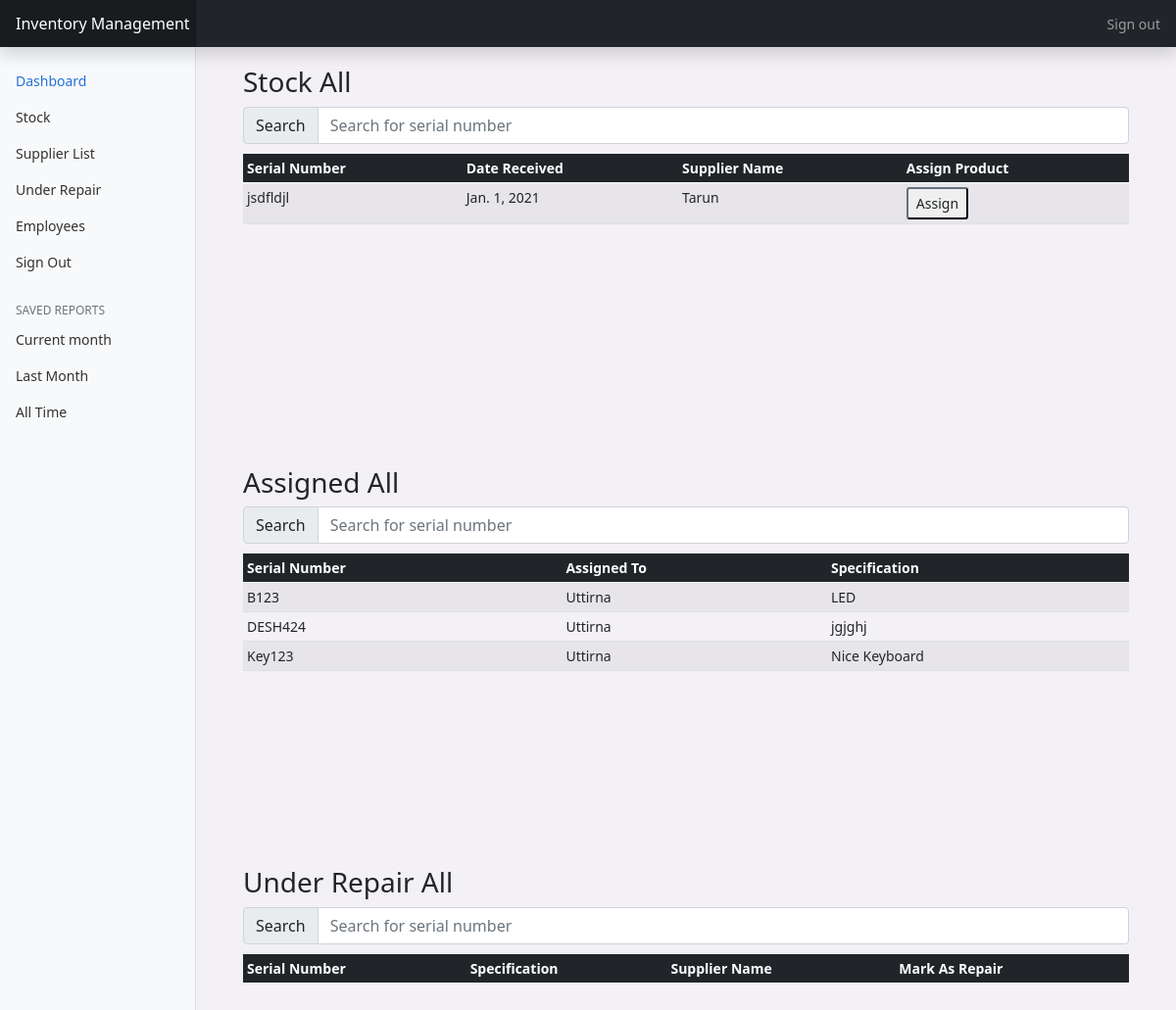
Before: /products/all (signed in) with the older database file.
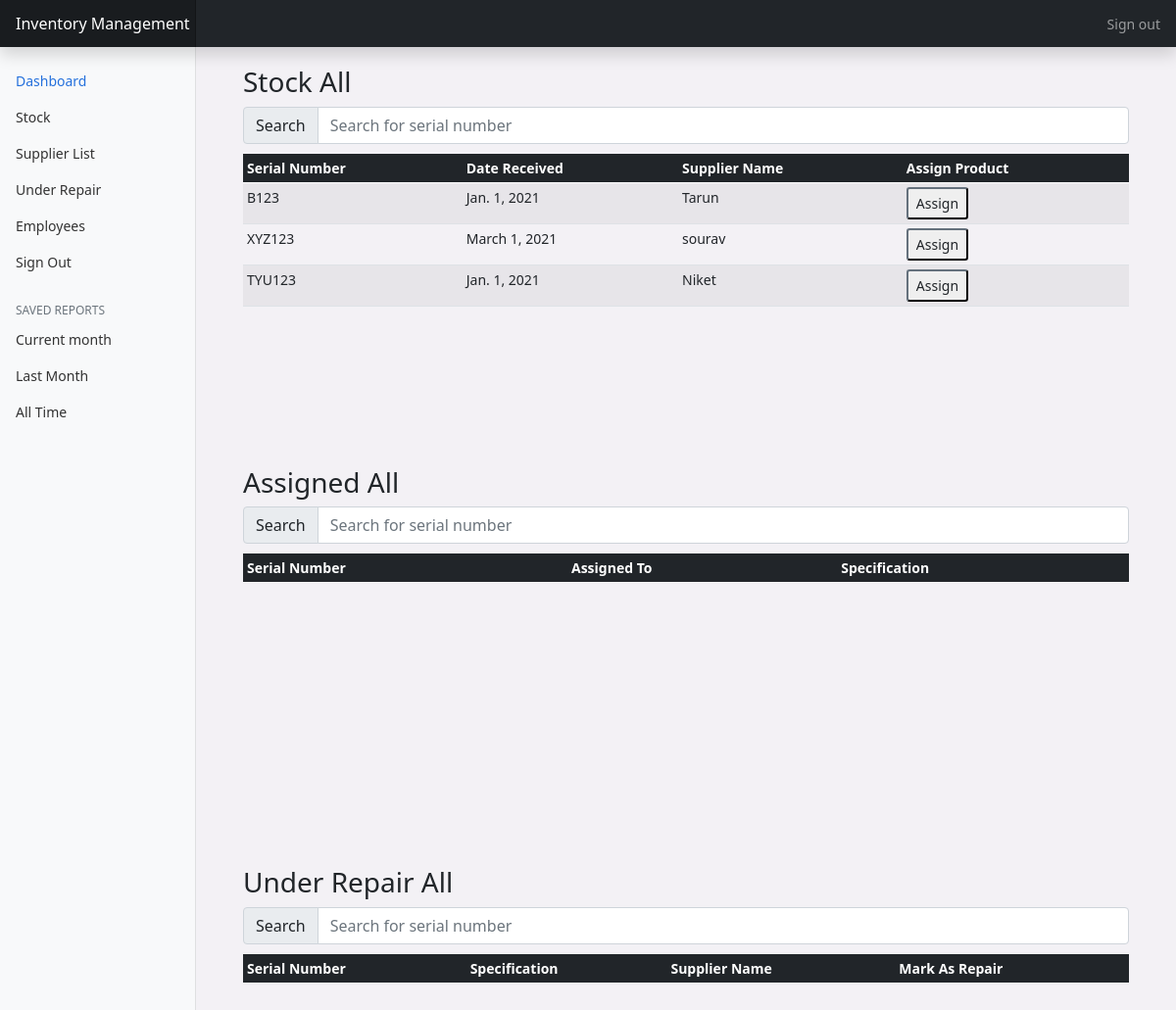
After: the same page with the newer database file.
### main/models.py (models this page shows, shortened)
class Stock(models.Model):
    prod_id = models.AutoField(primary_key=True)
    prod_name = models.CharField(max_length=50,default=' ')
    serial_num = models.CharField(max_length=100, unique=True,default=' ')
    specification = models.TextField(default=' ')
    date_received = models.DateField(default=date.today)
    supplier = models.ForeignKey(Supplier,on_delete=models.CASCADE,default=1)

class Supplier(models.Model):
    supplier_id = models.AutoField(primary_key=True)
    name = models.CharField(max_length=100, default='')
    description = models.TextField(default=' ')
    contact = models.CharField(max_length=15,unique=True)
    def __str__(self):
        return self.name

class Assign(models.Model):
    prod_id = models.AutoField(primary_key=True)
    prod_name = models.CharField(max_length=50,default=' ')
    serial_num = models.CharField(max_length=100, unique=True,default=' ')
    specification = models.TextField(default=' ')
    date_received = models.DateField(default=date.today)
    supplier = models.ForeignKey(Supplier,on_delete=models.CASCADE,default=1)
    emp_id = ForeignKey(Employee,on_delete=models.CASCADE)

class Employee(models.Model):
    emp_id = models.AutoField(primary_key=True)
    name = models.CharField(max_length=50)
    contact = models.CharField(max_length=15,unique=True)
    designation = models.CharField(max_length=50)
    department = models.CharField(max_length=20,default=' ')
    floor = models.IntegerField(default=0,validators=[MinValueValidator(0)])
    desk_num = models.CharField(max_length=20,unique=True)
    def __str__(self):
        return self.name

### main/views.py (the view)
# urls.py: path('products/<slug:slug>',views.showProduct,name='showProduct'),
@login_required(login_url='/auth/login')
def showProduct(request,slug):
    if slug == "all":
        stock = models.Stock.objects.all()
        assign = models.Assign.objects.all()
        repair = models.Repair.objects.all()
    else:
        stock = models.Stock.objects.filter(prod_name = slug)
        assign = models.Assign.objects.filter(prod_name = slug)
        repair = models.Repair.objects.filter(prod_name = slug)
    context = {
        "itemType" : slug,
        "stock" : stock,
        "assign" : assign,
        "repair" : repair,
        "assignForm" : forms.assignProduct()
    }
    return render(request,'main/listProduct.html',context)

### main/forms.py
class assignProduct(forms.Form):
    empName = forms.CharField(max_length=256,widget=forms.TextInput(attrs={'class':'form-control','placeholder':'Employee Name'}))
    designation = forms.CharField(max_length=100,widget=forms.TextInput(attrs={'class':'form-control','placeholder':'Designation'}))
    department = forms.ChoiceField(choices = DEPARTMENT_CHOICES,widget=forms.Select(attrs={'class':'form-control'}))

### templates/main/listProduct.html (shortened to what this page needs)
{% extends 'main/base.html' %}
{% block content %}
{% include 'main/navbar.html' %}
<main class="col-md-9 ms-sm-auto col-lg-10 px-md-4">
    <div class="container-fluid box">
      <h3>Stock {{ itemType.capitalize }}</h3>
      <div class="input-group flex-nowrap" style="margin-bottom: 10px;">
        <span class="input-group-text" id="addon-wrapping">Search</span>
        <input type="text" class="form-control" id="mySerialInput1" onkeyup="showProduct()" placeholder="Search for serial number" title="Type in a serial number" aria-describedby="addon-wrapping">
      </div>
      <div class="table-responsive table-box ">
        <table class="table table-striped table-sm table-hover" id="stockTable">
          <thead class="header table-dark">
            <tr>
              <th scope="col">Serial Number</th>
              <th scope="col">Date Received</th>
              <th scope="col">Supplier Name</th>
              <th scope="col">Assign Product</th>
            </tr>
          </thead>
          <tbody>
            {% for item in stock %}
            <tr>
              <td>{{ item.serial_num }}</td>
              <td>{{ item.date_received }}</td>
              <td>{{ item.supplier }}</td>
              <td>
              <button type="button" class="btn-sm btn-outline-dark" data-bs-toggle="modal" data-bs-target="#modalForm{{item.pk}}">
                Assign
              </button>
            {% endfor %}
          </tbody>
        </table>
      </div>
    </div>
    <div class="container-fluid box">
      <h3>Assigned {{itemType.capitalize}}</h3>
      <div class="input-group flex-nowrap" style="margin-bottom: 10px;">
        <span class="input-group-text" id="addon-wrapping">Search</span>
        <input type="text" class="form-control" id="mySerialInput2" onkeyup="showAssignedProduct()" placeholder="Search for serial number" title="Type in a serial number" aria-describedby="addon-wrapping">
      </div>
      <div class="table-responsive table-box">
        <table class="table table-striped table-sm table-hover" id="assignmentTable">
          <thead class="header table-dark">
            <tr>
              <th scope="col">Serial Number</th>
              <th scope="col">Assigned To</th>
              <th scope="col">Specification</th>
            </tr>
          </thead>
          <tbody>
            {% for item in assign %}
            <tr>
              <td>{{ item.serial_num }}</td>
              <td>{{ item.emp_id }}</td>
              <td>{{ item.specification }}</td>
            </tr>
            {% endfor %}
          </tbody>
        </table>
      </div>
    </div>
    <div class="container-fluid box">
      <h3>Under Repair {{itemType.capitalize}}</h3>
      <div class="input-group flex-nowrap" style="margin-bottom: 10px;">
        <span class="input-group-text" id="addon-wrapping">Search</span>
        <input type="text" class="form-control" id="mySerialInput3" onkeyup="showUnderRepairProduct()" placeholder="Search for serial number" title="Type in a serial number" aria-describedby="addon-wrapping">
      </div>
      <div class="table-responsive table-box">
        <table class="table table-striped table-sm table-hover" id="underRepairTable">
          <thead class="header table-dark">
            <tr>
                <th scope="col">Serial Number</th>
                <th scope="col">Specification</th>
                <th scope="col">Supplier Name</th>
                <th scope="col">Mark As Repair</th>
            </tr>
          </thead>
        </table>
      </div>
    </div>
    </main>
  </div>
</div>
{% endblock %}

### templates/main/base.html (shortened to what this page needs)
{% load static %}
<!doctype html>
<html lang="en">
  <head>
    <link href="https://cdn.jsdelivr.net/npm/bootstrap@5.0.2/dist/css/bootstrap.min.css" rel="stylesheet">
    <link rel="stylesheet" href="{% static 'css/main.css' %}">
    <link href="{% static '/css/dashboard.css' %}" rel="stylesheet">
  </head>
  <body>
    <header class="navbar navbar-dark sticky-top bg-dark flex-md-nowrap p-0 shadow">
      <a class="navbar-brand col-md-3 col-lg-2 me-0 px-3" href="{% url 'index' %}">Inventory Management</a>
      <div class="navbar-nav">
        <div class="nav-item text-nowrap">
          <a class="nav-link px-3" href="{% url 'logout' %}">Sign out</a>
        </div>
      </div>
    </header>
    {% block content %}
    {% endblock %}
  </body>
</html>

### templates/main/navbar.html (shortened to what this page needs)
<div class="container-fluid">
    <div class="row">
      <nav id="sidebarMenu" class="col-md-3 col-lg-2 d-md-block bg-light sidebar collapse">
        <div class="position-sticky pt-3">
          <ul class="nav flex-column">
            <li class="nav-item">
              <a class="nav-link active" aria-current="page" href="{% url 'index' %}">
                Dashboard
              </a>
            </li>
            <li class="nav-item">
              <a class="nav-link" href="{% url 'showProduct' slug='all' %}">
                Stock
              </a>
            </li>
            <li class="nav-item">
              <a class="nav-link" href="{% url 'listSupplier' %}">
                Supplier List
              </a>
            </li>
            <li class="nav-item">
              <a class="nav-link" href="#">
                Under Repair
              </a>
            </li>
            <li class="nav-item">
              <a class="nav-link" href="{% url 'listEmployee' slug='all' %}">
                Employees
              </a>
            </li>
            <li class="nav-item">
              <a class="nav-link" href="{% url 'logout' %}">
                Sign Out
              </a>
            </li>
          </ul>
          <h6 class="sidebar-heading d-flex justify-content-between align-items-center px-3 mt-4 mb-1 text-muted">
            <span>Saved reports</span>
          </h6>
          <ul class="nav flex-column mb-2">
            <li class="nav-item">
              <a class="nav-link" href="#">
                Current month
              </a>
            </li>
            <li class="nav-item">
              <a class="nav-link" href="#">
                Last Month
              </a>
            </li>
            <li class="nav-item">
              <a class="nav-link" href="#">
                All Time
              </a>
            </li>
          </ul>
        </div>
      </nav>

### static/css/main.css (style rules this page uses)
body { background-color: #F3F1F5; }
.table-responsive { max-height:300px; }
.table-box { height: 300px; }
.header { background-color: bisque; position: sticky; top: 0; }
.box { margin-top: 2%; }

### static/css/dashboard.css (style rules this page uses)
body { font-size: .875rem; }
.sidebar { position: fixed; top: 0; bottom: 0; left: 0; z-index: 100; padding: 48px 0 0; box-shadow: inset -1px 0 0 rgba(0, 0, 0, .1); }
.sidebar .nav-link { font-weight: 500; color: #333; }
.sidebar .nav-link.active { color: #2470dc; }
.sidebar-heading { font-size: .75rem; text-transform: uppercase; }
.navbar-brand { padding-top: .75rem; padding-bottom: .75rem; font-size: 1rem; background-color: rgba(0, 0, 0, .25); box-shadow: inset -1px 0 0 rgba(0, 0, 0, .25); }

Changed rows visible on the page:
removed Stock: serial_num "jsdfldjl", date_received "Jan. 1, 2021", supplier "Tarun"
removed Assign: serial_num "B123", emp_id "Uttirna", specification "LED"
removed Assign: serial_num "DESH424", emp_id "Uttirna", specification "jgjghj"
removed Assign: serial_num "Key123", emp_id "Uttirna", specification "Nice Keyboard"
added Stock: serial_num "B123", date_received "Jan. 1, 2021", supplier "Tarun"
added Stock: serial_num "XYZ123", date_received "March 1, 2021", supplier "sourav"
added Stock: serial_num "TYU123", date_received "Jan. 1, 2021", supplier "Niket"
